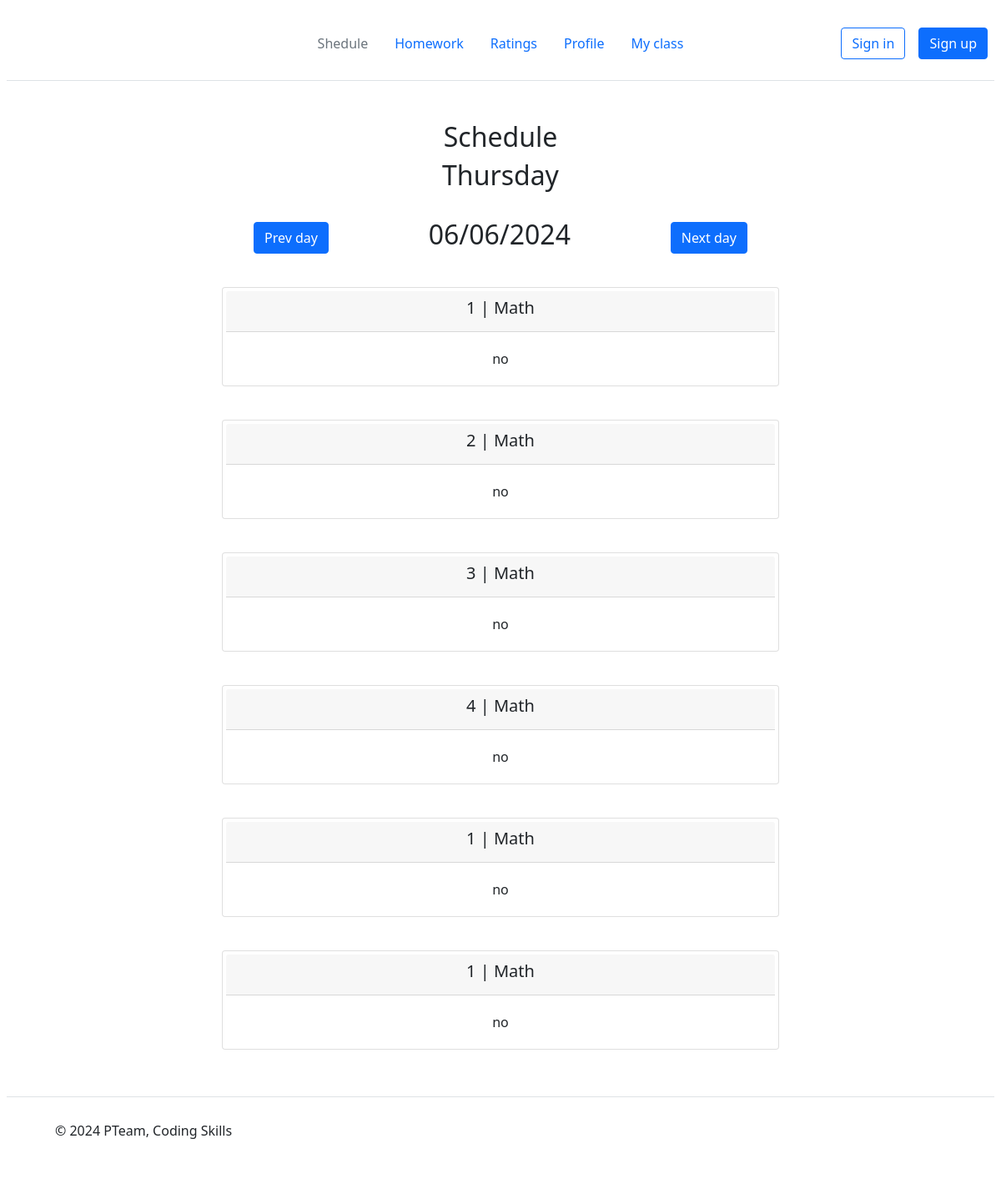
The page /schedule/06062024/1 (signed in) on the database its author committed.
### models.py (models this page shows)
class Schedule(db.Model):
    id = db.Column(db.Integer, primary_key=True)
    class_num = db.Column(db.String(3), nullable=False)
    class_let = db.Column(db.String(3), nullable=False)
    subject_id = db.Column(db.Integer)
    lesson_number = db.Column(db.Integer)
    teacher_user_id = db.Column(db.Integer)
    homework = db.Column(db.String(50), default='')
    date = db.Column(db.String(20), nullable=False)

class Subjects(db.Model):
    subject_id = db.Column(db.Integer, primary_key=True)
    subject_name = db.Column(db.String(30), nullable=False)

### main.py (the view)
@app.route('/schedule/<date>/<int:user_id>')  # расписание
@login_required
def schedule(date, user_id):
    user = Users.query.filter_by(user_id=user_id).first()
    if not user:
        return render_template('notification.html', message=MESSAGE_LIST[5633], message_id=5633, url=f'/',
                               text='To main')
    if len(date) != 8:
        date = get_time()
        err_date = True
    else:
        date = date[:2] + '/' + date[2:4] + '/' + date[4:]
        err_date = False
    next_day = add_one_day(date)
    next_day = add_one_day(date)
    prev_day = subtract_one_day(date)
    weekday = WEEKDAYS.get(get_weekday(date))
    is_teacher = False
    if user.is_teacher:
        teacher = Teacher.query.filter_by(user_id=user_id).first()
        if not teacher:
            return render_template('notification.html', message=MESSAGE_LIST[5775], message_id=5775, url=f'/',
                                   text='To main')
        day = Schedule.query.filter_by(date=date, teacher_user_id=teacher.user_id)
        is_teacher = True
    elif user.is_student:
        student = Student.query.filter_by(user_id=user_id).first()
        if not student:
            return render_template('notification.html', message=MESSAGE_LIST[5775], message_id=5775, url=f'/',
                                   text='To main')
        day = Schedule.query.filter_by(date=date, class_num=student.class_num, class_let=student.class_let)
    else:
        return render_template('notification.html', message=MESSAGE_LIST[8207], message_id=8207, url=f'/',
                               text='To main')
    if day.count():
        subjects = Subjects.query.all()
        all_subjects = ['null']
        for subj in subjects:
            all_subjects.append(subj.subject_name)
        return render_template('schedule.html', user_id=user_id, day=day, all_subjects=all_subjects, date=date,
                               err_date=err_date, next_day=next_day, prev_day=prev_day, weekday=weekday,
                               is_teacher=is_teacher)
    else:
        return render_template('schedule.html', user_id=user_id, empty_day=True, date=date, next_day=next_day,
                               prev_day=prev_day, weekday=weekday, is_teacher=is_teacher)

### UserLogin.py (called while the page is built)
    def fromDB(self, user_id, db):
        myusers = db.query.all()
        for user1 in myusers:
            if user_id == user1.user_id:
                self.__user = user1
        return self

### functions.py (called while the page is built)
def add_one_day(date_string):
    date_object = datetime.strptime(date_string, "%d/%m/%Y")
    new_date_object = date_object + timedelta(days=1)
    return new_date_object.strftime("%d%m%Y")

def subtract_one_day(date_string):
    date_object = datetime.strptime(date_string, "%d/%m/%Y")
    new_date_object = date_object - timedelta(days=1)
    return new_date_object.strftime("%d%m%Y")

def get_weekday(date_str):
    date_obj = datetime.strptime(date_str, '%d/%m/%Y')
    return date_obj.weekday()

### main.py (called while the page is built)
@login_manager.user_loader
def load_user(user_id):
    return UserLogin().fromDB(user_id, Users)

### templates/schedule.html (shortened to what this page needs)
{% extends "base.html" %}
{% block body%}
<div class="container mt-5">
    <h2>Schedule</h2>
    <h2>{{weekday}}</h2>
    <br>
    <div class="schedule-container">
        <a class="btn btn-primary" href="/schedule/{{prev_day}}/{{user_id}}">Prev day</a>
        <h2>{{date}}</h2>
        <a class="btn btn-primary" href="/schedule/{{next_day}}/{{user_id}}">Next day</a>
    </div>
</div>
<br>
{% for lesson in day %}
<div class="prof-container">
    <div class="container">
        <div class="card">
            <div class="card-header">
                {% set sub_id = lesson.subject_id %}
                <h5 class="card-title">{{ lesson.lesson_number }} | {{all_subjects[sub_id]}}</h5>
            </div>
            <div class="card-body">
                <p class="card-text">{{lesson.homework}}</p>
            </div>
        </div>
    </div>
</div>
<br>
{% endfor %}
{% endblock %}

### static/style.css (style rules this page uses)
* { margin: 4px; }
.container { text-align: center; }
.prof-container { display: flex; width: 700px; margin: auto; justify-content: space-between; }
.schedule-container { display: flex; width: 600px; margin: auto; justify-content: space-between; }

### rows shown on the page
Schedule: lesson_number "1", homework "no"
Subjects: subject_name "Math"
Schedule: lesson_number "2", homework "no"
Schedule: lesson_number "3", homework "no"
Schedule: lesson_number "4", homework "no"
Schedule: lesson_number "1", homework "no"
Schedule: lesson_number "1", homework "no"

### other values the page prints
{{ weekday }} "Thursday"
{{ date }} "06/06/2024"
